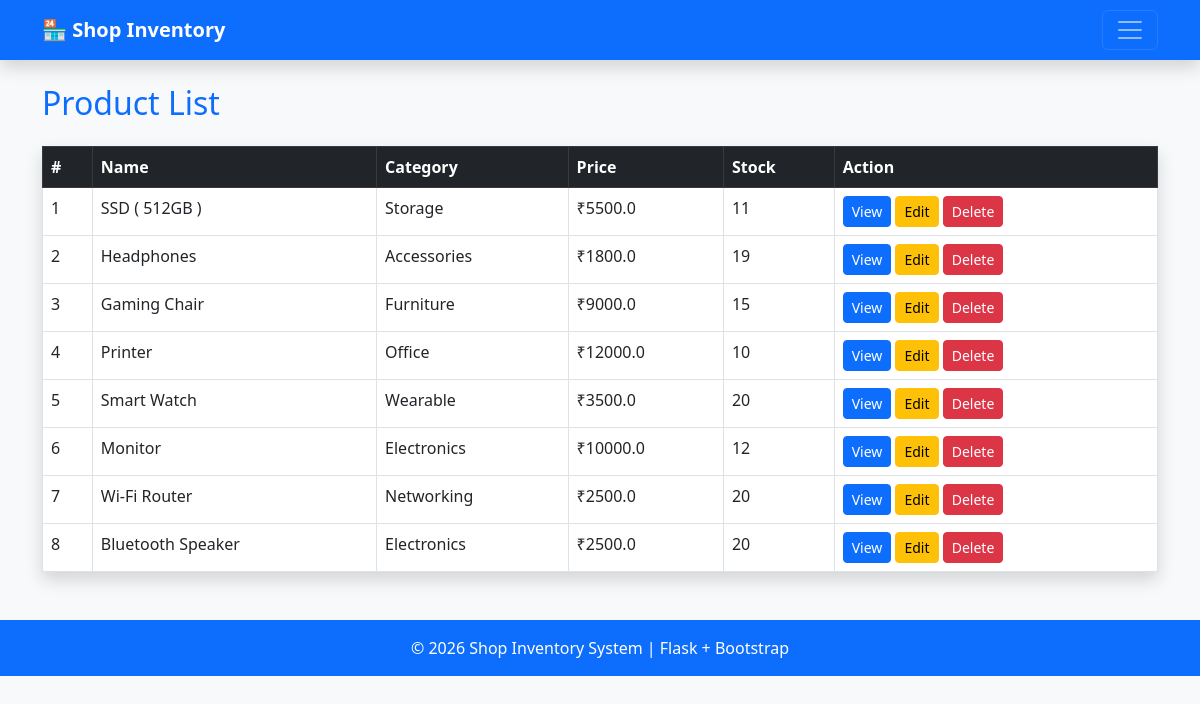
Page /products on the committed database.
### tables this page shows
CREATE TABLE products (
                    id INTEGER PRIMARY KEY AUTOINCREMENT,
                    name TEXT NOT NULL,
                    category TEXT NOT NULL,
                    price REAL NOT NULL,
                    stock INTEGER NOT NULL
                 );

### app.py (the view)
@app.route("/products")
def product():
    conn = get_db()
    products = conn.execute("SELECT * FROM products ORDER BY id DESC").fetchall()
    conn.close()
    return render_template("products.html", products=products)

### database.py (called while the page is built)
def get_db():
    conn = sqlite3.connect('myproject.db')
    conn.row_factory = sqlite3.Row # To access columns by name
    return conn

### templates/products.html (shortened to what this page needs)
{% extends "base.html" %}
{% block content %}
<h2 class="mb-4 text-primary">Product List</h2>
<table class="table table-bordered table-hover shadow">
<thead class="table-dark">
<tr>
<th>#</th>
<th>Name</th>
<th>Category</th>
<th>Price</th>
<th>Stock</th>
<th>Action</th>
</tr>
</thead>
<tbody>
{% for product in products %}
<tr>
<td>{{ loop.index }}</td>
<td>{{ product.name }}</td>
<td>{{ product.category }}</td>
<td>₹{{ product.price }}</td>
<td>{{ product.stock }}</td>
<td>
<a href="{{ url_for('product_detail', id=product.id) }}" class="btn btn-sm btn-primary">
    View
</a>
<a href="{{ url_for('edit_product', id=product.id) }}" class="btn btn-sm btn-warning">
    Edit
</a>
<a href="{{ url_for('delete_product', id=product.id) }}" class="btn btn-sm btn-danger"
     onclick="return confirm('Are you sure you want to delete this product?');">
    Delete
</a>
</td>
</tr>
{% endfor %}
</tbody>
</table>
{% endblock %}

### templates/base.html (style rules this page uses)
:root { --brand: #1e3a5f; }

### rows in the picture
products: name "SSD ( 512GB )", category "Storage", price "5500.0", stock "11"
products: name "Headphones", category "Accessories", price "1800.0", stock "19"
products: name "Gaming Chair", category "Furniture", price "9000.0", stock "15"
products: name "Printer", category "Office", price "12000.0", stock "10"
products: name "Smart Watch", category "Wearable", price "3500.0", stock "20"
products: name "Monitor", category "Electronics", price "10000.0", stock "12"
products: name "Wi-Fi Router", category "Networking", price "2500.0", stock "20"
products: name "Bluetooth Speaker", category "Electronics", price "2500.0", stock "20"
